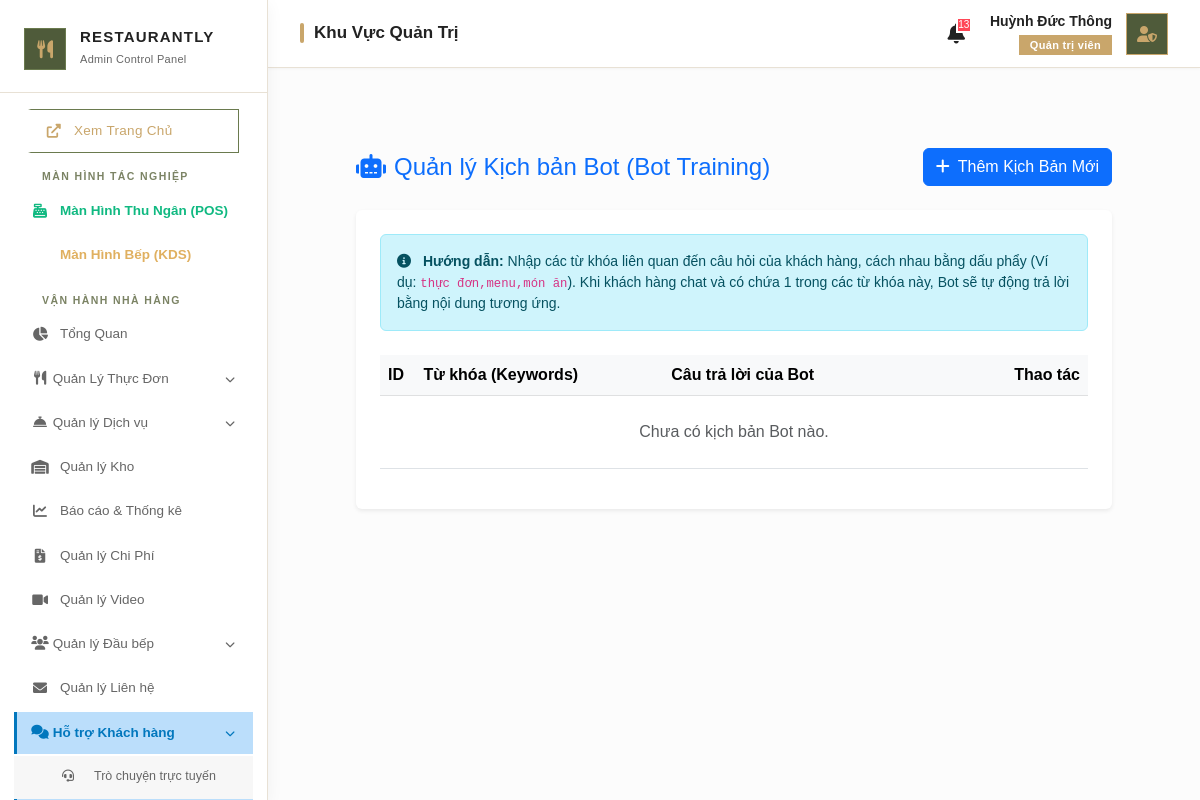
/admin/bot_training.php (signed in), run on an earlier commit of the app's database.
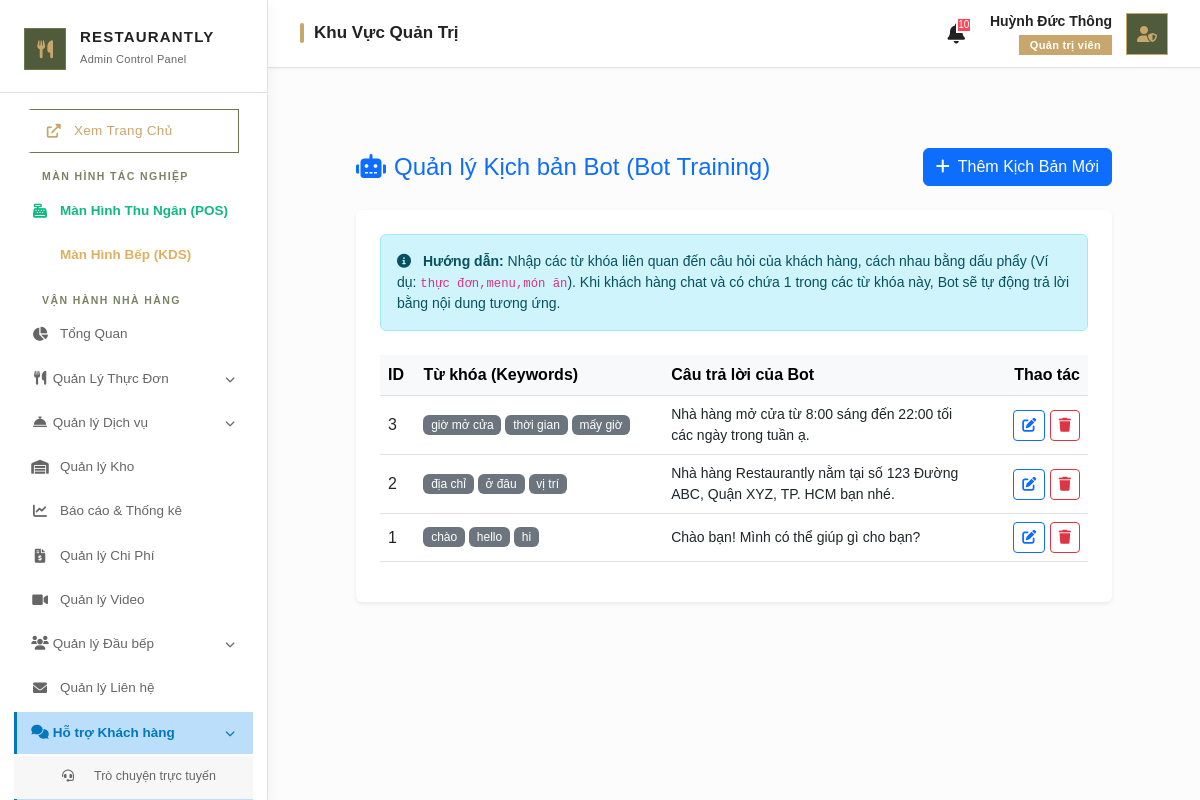
And on a later commit of the database.
### tables this page shows
CREATE TABLE `bot_responses` (
  `id` int(11) NOT NULL,
  `keywords` text NOT NULL,
  `answer` text NOT NULL
);

### admin/bot_training.php (the view, shortened to what the changed rows need)
<?php
include '../public/admin_layout_header.php';
$stmt = $db->query("SELECT * FROM bot_responses ORDER BY id DESC");
$bot_scripts = $stmt->fetchAll(PDO::FETCH_ASSOC);
?>
<div class="content-area">
    <div class="container-fluid pt-4 px-4">
        <div class="bg-white rounded p-4 shadow-sm">
            <div class="table-responsive">
                <table class="table table-hover align-middle">
                    <thead class="table-light">
                        <tr>
                            <th scope="col" width="5%">ID</th>
                            <th scope="col" width="35%">Từ khóa (Keywords)</th>
                            <th scope="col" width="45%">Câu trả lời của Bot</th>
                            <th scope="col" width="15%" class="text-end">Thao tác</th>
                        </tr>
                    </thead>
                    <tbody>
                        <?php foreach ($bot_scripts as $script): ?>
                        <tr>
                            <td><?= $script['id'] ?></td>
                            <td>
                                <?php
                                    $kws = explode(',', $script['keywords']);
                                    foreach($kws as $kw) {
                                        echo '<span class="badge bg-secondary me-1 mb-1" style="font-weight:normal;">'.htmlspecialchars(trim($kw)).'</span>';
                                    }
                                ?>
                            </td>
                            <td style="white-space: pre-wrap; font-size: 14px;"><?= htmlspecialchars($script['answer']) ?></td>
                            <td class="text-end">
                                <button class="btn btn-sm btn-outline-primary"
                                        onclick="editBotScript(<?= $script['id'] ?>, '<?= htmlspecialchars($script['keywords'], ENT_QUOTES) ?>', '<?= htmlspecialchars(str_replace(["\r", "\n"], ['\r', '\n'], $script['answer']), ENT_QUOTES) ?>')">
                                    <i class="fas fa-edit"></i>
                                </button>
                                <a href="?delete=<?= $script['id'] ?>" class="btn btn-sm btn-outline-danger" onclick="return confirm('Bạn có chắc chắn muốn xóa kịch bản này?');">
                                    <i class="fas fa-trash"></i>
                                </a>
                            </td>
                        </tr>
                        <?php endforeach; ?>
                        <?php if (count($bot_scripts) === 0): ?>
                        <tr>
                            <td colspan="4" class="text-center text-muted py-4">Chưa có kịch bản Bot nào.</td>
                        </tr>
                        <?php endif; ?>
                    </tbody>
                </table>
            </div>
        </div>
    </div>
</div>
<?php include '../public/admin_layout_footer.php'; ?>

### public/admin_layout_header.php (shortened to what the changed rows need)
<?php
try {
    if (!isset($db)) {
        $db = (new Database())->getConnection();
    }
    if (isset($db)) {
        $stmt_pt = $db->query("SELECT COUNT(*) FROM inventory_transfers WHERE status = 'pending'");
        $pending_transfers_count = (int)$stmt_pt->fetchColumn();
        $stmt_low = $db->query("SELECT COUNT(*) FROM inventory i WHERE i.is_active = 1 AND i.min_stock > 0 AND IFNULL((SELECT SUM(s.quantity) FROM inventory_stocks s WHERE s.ingredient_id = i.id AND s.warehouse_id NOT IN (6, 7)), 0) <= i.min_stock");
        $low_stock_count = (int)$stmt_low->fetchColumn();
        $stmt_exp = $db->query("SELECT COUNT(*) FROM inventory i WHERE i.is_active = 1 AND i.expiry_date IS NOT NULL AND i.expiry_date <= DATE_ADD(CURDATE(), INTERVAL 7 DAY) AND i.expiry_date >= CURDATE() AND IFNULL((SELECT SUM(s.quantity) FROM inventory_stocks s WHERE s.ingredient_id = i.id AND s.warehouse_id NOT IN (6, 7)), 0) > 0");
        $expiry_count = (int)$stmt_exp->fetchColumn();
        $total_alerts = $low_stock_count + $expiry_count + $pending_transfers_count;
    }
} catch (Exception $e) {
    $low_stock_count = $expiry_count = $total_alerts = 0;
}
?>
<!DOCTYPE html>
<html lang="vi">
<head>
    <link href="https://cdn.jsdelivr.net/npm/bootstrap@5.3.0/dist/css/bootstrap.min.css" rel="stylesheet">
    <link rel="stylesheet" href="https://cdnjs.cloudflare.com/ajax/libs/font-awesome/6.0.0/css/all.min.css">
</head>
<body>
    <aside class="admin-sidebar">
        <div class="sidebar-brand">
            <div class="brand-text">
                <h2>RESTAURANTLY</h2>
            </div>
        </div>
    </aside>
    <div class="main-wrapper">
        <header class="topbar">
            <div class="d-flex align-items-center">
                <div class="notification-wrapper">
                    <button class="notification-btn <?= ($total_alerts > 0) ? 'bell-ring' : '' ?>" onclick="toggleNotify()">
                        <i class="fas fa-bell"></i>
                        <?php if ($total_alerts > 0): ?>
                            <span class="notification-badge"><?= $total_alerts ?></span>
                        <?php endif; ?>
                    </button>
                </div>
            </div>
        </header>
        <div class="content-area">

What changed in the data, as far as the page shows it:
added bot_responses: id "3", keywords "giờ mở cửa", keywords "thời gian", keywords "mấy giờ", answer "Nhà hàng mở cửa từ 8:00 sáng đến 22:00 tối các ngày trong tuần ạ."
added bot_responses: id "2", keywords "địa chỉ", keywords "ở đâu", keywords "vị trí", answer "Nhà hàng Restaurantly nằm tại số 123 Đường ABC, Quận XYZ, TP. HCM bạn nhé."
added bot_responses: id "1", keywords "chào", keywords "hello", keywords "hi", answer "Chào bạn! Mình có thể giúp gì cho bạn?"
Also different on the page:
$total_alerts: "13" → "10"
text no longer shown: "Chưa có kịch bản Bot nào."
